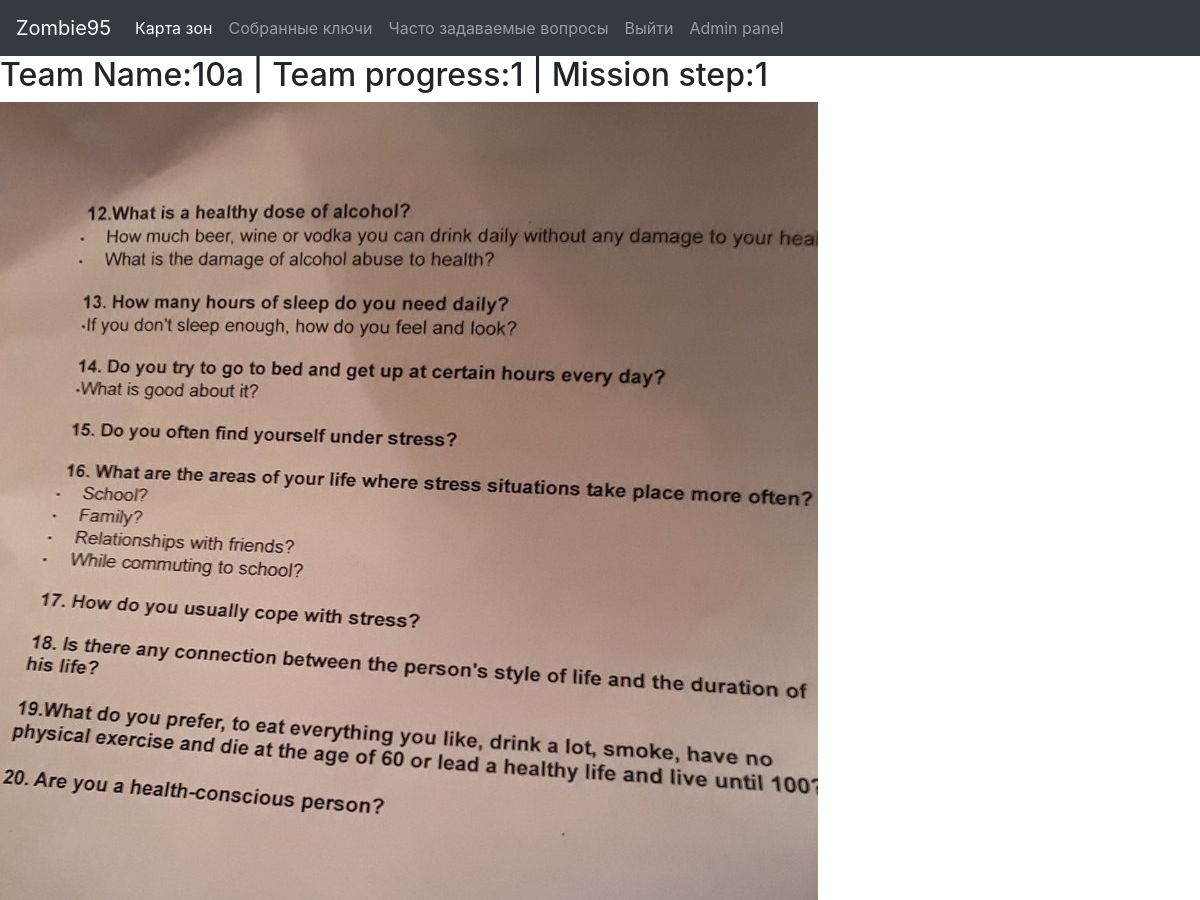
/game/admin/79 (signed in, upper part), run on an earlier commit of the app's database.
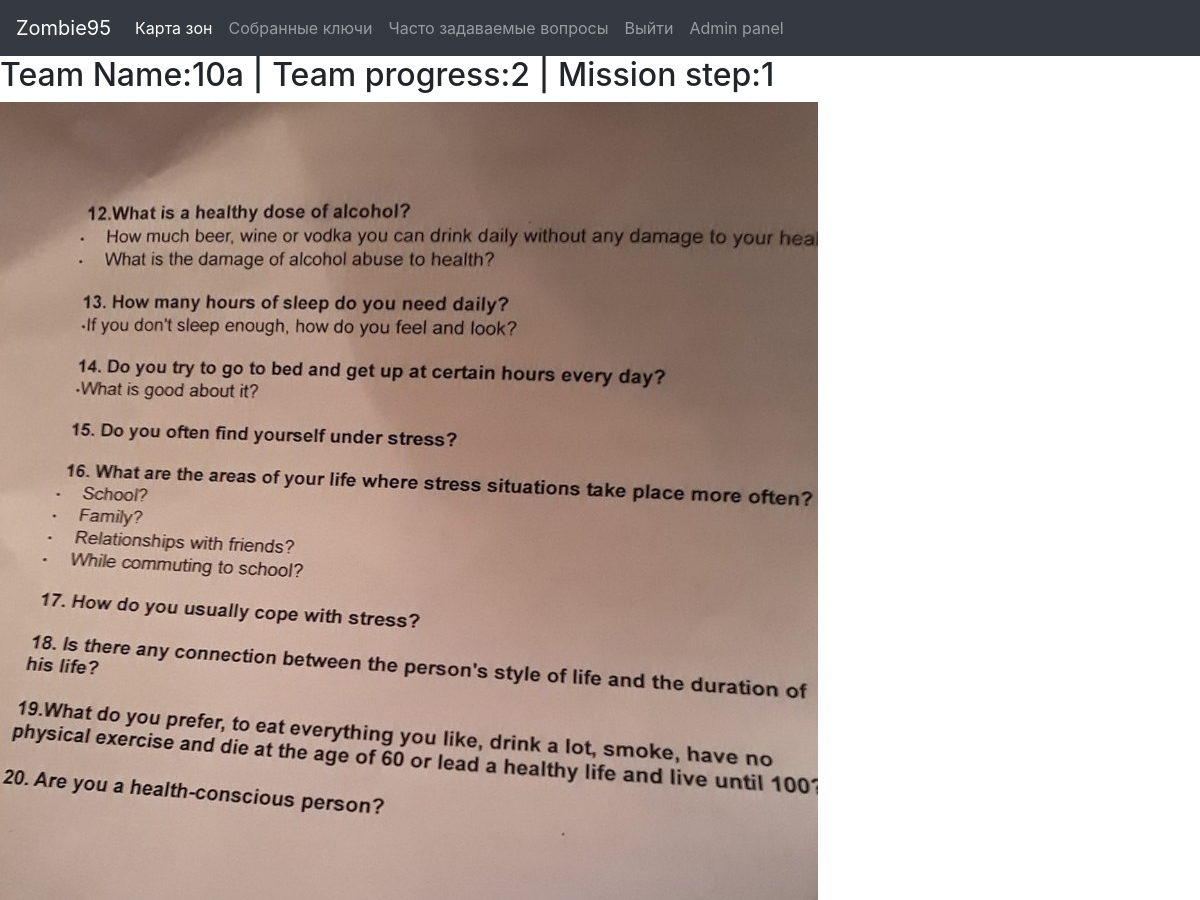
And on a later commit of the database.
### game1/models.py (models this page shows, shortened)
class AnswerToCheck(models.Model):
	selfie = models.ImageField(upload_to='selfieToCheck/')
	place = models.ImageField(upload_to='placeToCheck/')
	step = models.IntegerField()
	team = models.ForeignKey(Team, on_delete=models.CASCADE)
	is_right = models.NullBooleanField(null=True)
	comment = models.CharField(max_length=200, default="Неправильные фотографии! Попробуйте сделать еще.")

class Team(models.Model):
	id = models.AutoField(primary_key=True)
	name = models.CharField('Team name', max_length=100)
	progress = models.IntegerField(default=1)
	start = models.DateTimeField()
	finish = models.DateTimeField()
	team_pass = models.CharField('pass', max_length=50, default="xxxxxxxxxxxxxxxxxxxxxxxxxx1111111111111")
	is_blocked = models.BooleanField(default=False)
	playerCount = models.IntegerField(default=0)

### game1/views.py (the view, shortened to what this page needs)
# urls.py: path('game/admin/<int:answer_id>', views.moderatorDetail, name='answerDetail'),
@login_required
def moderatorDetail(request, answer_id):
	answer = models.AnswerToCheck.objects.get(pk=answer_id)
	return render(request, 'game1/answerDetail.html', {'answer':answer})

### game1/templates/game1/answerDetail.html (shortened to what this page needs)
{% extends 'game1/base.html' %}
{% block content %}
<h2>Team Name:{{answer.team.name}} | Team progress:{{answer.team.progress}} | Mission step:{{answer.step}}</h2>
<img src="{{answer.selfie.url}}" alt="" style="max-width:100%;">
<img src="{{ answer.place.url }}" alt="" style="max-width:100%;"><br>
{%endblock%}

What changed in the data, as far as the page shows it:
changed through a linked row, AnswerToCheck: team.progress "1" → "2"
